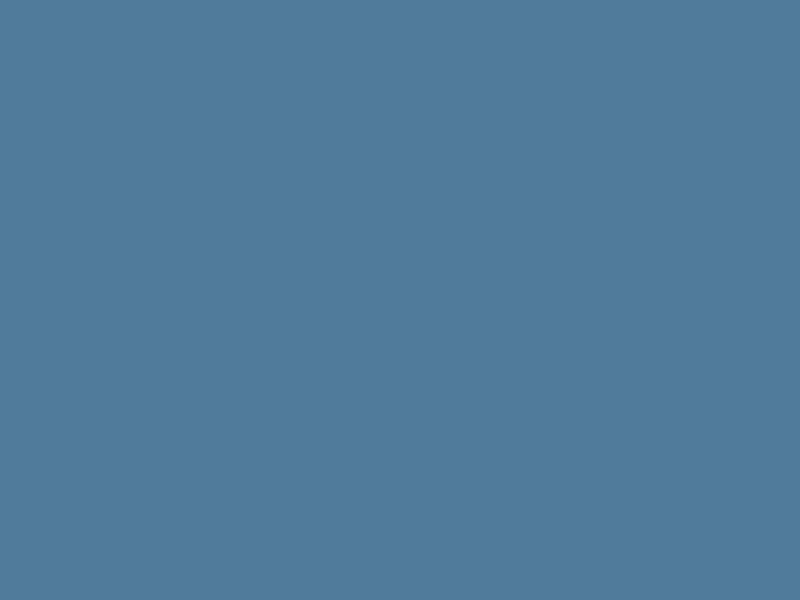
Frame 1 (no input)
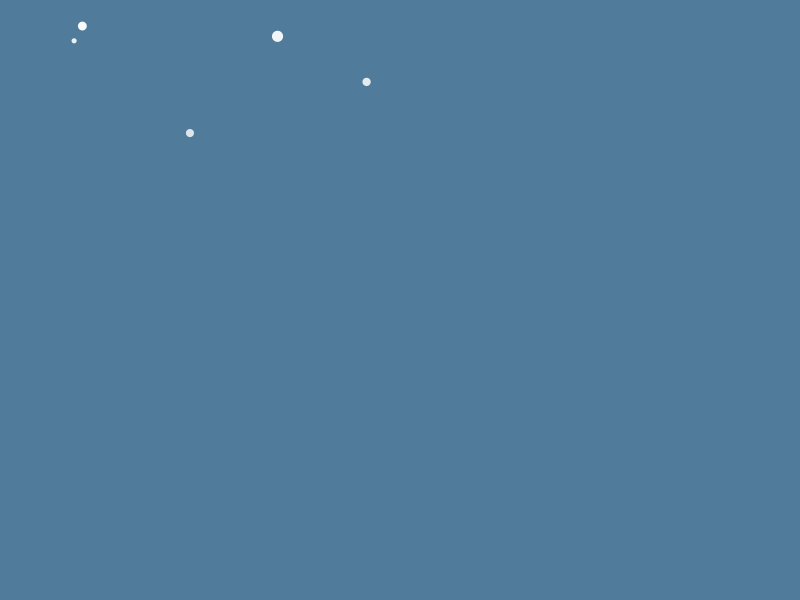
Frame 60 (the mouse pressed at the canvas centre just before this capture)
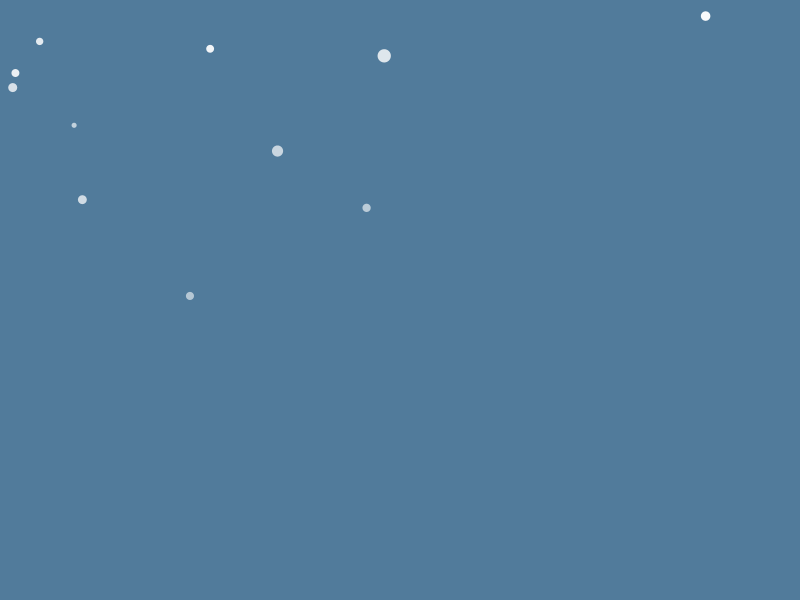
Frame 120 (the mouse held since frame 60 and released just before this capture)

The Processing sketch that drew these frames (run headless with seeded random() and noise(); from frame 60 on, the mouse is pressed at the canvas centre):

// Processing sketch: Class_of_Falling_Snowflakes
// ── Class_of_Falling_Snowflakes.pde
Snowflakes s;
ArrayList <Snowflakes> mySnow;

void setup(){
  size(800,600);
  noStroke();
  s=new Snowflakes(random(0,width),0);
  mySnow=new ArrayList<Snowflakes>();
}

void draw(){
  background(81,123,155);
  for(int i=0;i<mySnow.size();i++){
    Snowflakes s=mySnow.get(i);
    s.display();
    s.fall();
    if(s.Alive()==false){
      mySnow.remove(i);
    }
  }
  if(frameCount%10==0){
    mySnow.add(new Snowflakes(random(0,width),0));
  }
}

// ── Snowflakes.pde
class Snowflakes{
  //position
  //color
  //opacity
  float x,y;
  color c;
  int o;
  float g;
  float s;
  
  Snowflakes(float _x, float _y){
    x=_x;
    y=_y;
    o=255;
    g=random(1,3);
    s=random(5,15);
  }
  
  //draw
  void display(){
    fill(255,o);
    ellipse(x,y,s,s);
  }
  
  //fall
    //gravity
    //opacity
  void fall(){
    y+=g;
    o--;
  }
  
  //boolean to check if snowflake is still alive
  boolean Alive(){
    if(y<height){
      return true;
    }else{
      return false;
    }
  }
  
}
